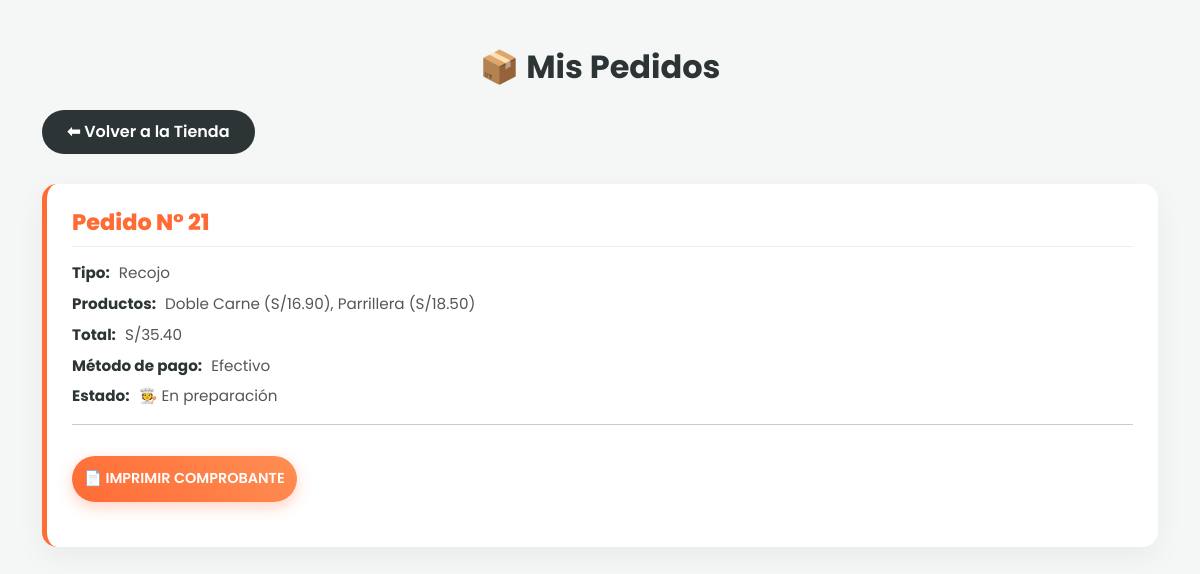
The page /ver_pedido.php (signed in) on the database its author committed.
### tables this page shows
CREATE TABLE `pedidos` (
  `id` int(11) NOT NULL,
  `usuario` varchar(100) DEFAULT NULL,
  `tipo_entrega` enum('delivery','recojo') DEFAULT NULL,
  `direccion` varchar(200) DEFAULT NULL,
  `referencia` varchar(200) DEFAULT NULL,
  `celular` varchar(20) DEFAULT NULL,
  `metodo_pago` enum('efectivo','tarjeta') DEFAULT NULL,
  `productos` text DEFAULT NULL,
  `total` decimal(10,2) DEFAULT NULL,
  `estado` varchar(50) DEFAULT 'En preparación',
  `fecha` timestamp NOT NULL DEFAULT current_timestamp()
);

### ver_pedido.php (the view, shortened to what this page needs)
<?php
include("config/conexion.php");
$usuario = $_SESSION['usuario'];
$sql = "SELECT * FROM pedidos WHERE usuario='$usuario' ORDER BY fecha DESC";
$result = mysqli_query($con, $sql);
?>
<!DOCTYPE html>
<html lang="es">
<head>
<link href="https://cdn.jsdelivr.net/npm/bootstrap@5.3.2/dist/css/bootstrap.min.css" rel="stylesheet">
<link rel="stylesheet" href="css/estilos.css">
</head>
<body> <div class="container py-5">
  <h2 class="mb-4 text-center">📦 Mis Pedidos</h2>
  <a href="bienvenida.php" class="btn-volver">⬅ Volver a la Tienda</a>
  <?php if (mysqli_num_rows($result) > 0): ?>
    <?php while($p = mysqli_fetch_assoc($result)): ?>
      <div class="pedido-card">
          <h5>Pedido N° <?= $p['id'] ?></h5>
          <p><b>Tipo:</b> <?= ucfirst($p['tipo_entrega']) ?></p>
          <p><b>Productos:</b> <?= htmlspecialchars($p['productos']) ?></p>
          <p><b>Total:</b> S/<?= $p['total'] ?></p>
          <p><b>Método de pago:</b> <?= ucfirst($p['metodo_pago']) ?></p>
          <p><b>Estado:</b>
            <?php
              if ($p['tipo_entrega'] == 'delivery') {
                echo $p['estado'] == 'En preparación' ? '🧑‍🍳 En preparación' :
                     ($p['estado'] == 'En camino' ? '🚚 En camino' : '✅ Entregado');
              } else {
                echo $p['estado'] == 'En preparación' ? '🧑‍🍳 En preparación' :
                     ($p['estado'] == 'Para recojo' ? '🏪 Para recojo' : '✅ Entregado');
              }
            ?>
          </p>
          <hr>
          <a href="comprobante.php?id=<?= $p['id'] ?>" target="_blank" class="btn btn-danger btn-sm">
             📄 Imprimir Comprobante
          </a>
      </div>
    <?php endwhile; ?>
  <?php else: ?>
    <p class="text-center text-muted">Aún no tienes pedidos.</p>
  <?php endif; ?>
</div>
</body>
</html>

### css/estilos.css (style rules this page uses)
:root { --primary: #ff6b35; --primary-hover: #e85d22; --text-dark: #2d3436; --text-light: #636e72; --bg-body: #f4f7f6; --white: #ffffff; --shadow-soft: 0 10px 30px rgba(0,0,0,0.05); --shadow-hover: 0 15px 35px rgba(255, 107, 53, 0.15); }
body { background-color: var(--bg-body); font-family: 'Poppins', sans-serif; color: var(--text-dark); margin: 0; padding: 0; }
h2, h3 { text-align: center; color: var(--text-dark); font-weight: 700; margin-bottom: 40px; font-size: 2rem; }
.btn-agregar, .btn-pagar, .btn-danger, button { background: linear-gradient(45deg, var(--primary), #ff8e53) !important; color: white !important; font-weight: 600 !important; border: none !important; padding: 12px !important; border-radius: 50px !important; cursor: pointer; width: calc(100% - 40px); margin: 0 auto 20px; display: block; text-align: center; text-transform: uppercase; font-size: 0.9rem; box-shadow: 0 5px 15px rgba(255, 107, 53, 0.3); transition: all 0.3s ease; text-decoration: none; }
.btn-volver { display: inline-block; background-color: var(--text-dark); color: white; padding: 10px 25px; border-radius: 30px; text-decoration: none; font-weight: 600; margin-bottom: 30px; transition: all 0.3s ease; }
.pedido-card { background-color: white; border-radius: 15px; padding: 25px; margin-bottom: 25px; box-shadow: 0 10px 30px rgba(0,0,0,0.05); border-left: 5px solid var(--primary); position: relative; }
.pedido-card h5 { color: var(--primary); font-weight: 800; font-size: 1.4rem; margin-bottom: 15px; border-bottom: 1px solid #eee; padding-bottom: 10px; }
.pedido-card p { color: #555; margin-bottom: 8px; font-size: 0.95rem; }
.pedido-card b { color: var(--text-dark); font-weight: 700; margin-right: 5px; }
.pedido-card .btn-danger { margin-top: 15px; width: auto !important; display: inline-block; }

### rows shown on the page
pedidos: id "21", tipo_entrega "Recojo", productos "Doble Carne (S/16.90), Parrillera (S/18.50)", total "35.40", metodo_pago "Efectivo", estado "🧑‍🍳 En preparación"
